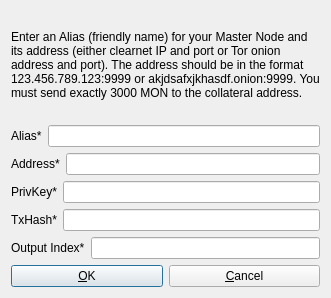
<?xml version="1.0" encoding="UTF-8"?>
<ui version="4.0">
 <class>AddEditAdrenalineNode</class>
 <widget class="QDialog" name="AddEditAdrenalineNode">
  <property name="geometry">
   <rect>
    <x>0</x>
    <y>0</y>
    <width>331</width>
    <height>298</height>
   </rect>
  </property>
  <property name="windowTitle">
   <string>Add/Edit MoneyByte Node</string>
  </property>
  <property name="modal">
   <bool>true</bool>
  </property>
  <layout class="QVBoxLayout" name="verticalLayout">
   <item>
    <widget class="QLabel" name="label_9">
     <property name="sizePolicy">
      <sizepolicy hsizetype="Preferred" vsizetype="Expanding">
       <horstretch>0</horstretch>
       <verstretch>0</verstretch>
      </sizepolicy>
     </property>
     <property name="text">
      <string>&lt;html&gt;&lt;head/&gt;&lt;body&gt;&lt;p&gt;Enter an Alias (friendly name) for your Master Node and its address (either clearnet IP and port or Tor onion address and port). The address should be in the format 123.456.789.123:9999 or akjdsafxjkhasdf.onion:9999. You must send exactly 3000 MON to the collateral address.&lt;/p&gt;&lt;/body&gt;&lt;/html&gt;</string>
     </property>
     <property name="wordWrap">
      <bool>true</bool>
     </property>
    </widget>
   </item>
   <item>
    <layout class="QHBoxLayout" name="horizontalLayout_4">
     <property name="bottomMargin">
      <number>0</number>
     </property>
     <item>
      <widget class="QLabel" name="label_4">
       <property name="text">
        <string>Alias*</string>
       </property>
      </widget>
     </item>
     <item>
      <widget class="QLineEdit" name="aliasLineEdit"/>
     </item>
    </layout>
   </item>
   <item>
    <layout class="QHBoxLayout" name="horizontalLayout_5">
     <property name="bottomMargin">
      <number>0</number>
     </property>
     <item>
      <widget class="QLabel" name="label_6">
       <property name="text">
        <string>Address*</string>
       </property>
      </widget>
     </item>
     <item>
      <widget class="QLineEdit" name="addressLineEdit"/>
     </item>
    </layout>
   </item>
   <item>
    <layout class="QHBoxLayout" name="horizontalLayout_3">
     <property name="bottomMargin">
      <number>0</number>
     </property>
     <item>
      <widget class="QLabel" name="label_5">
       <property name="text">
        <string>PrivKey*</string>
       </property>
      </widget>
     </item>
     <item>
      <widget class="QLineEdit" name="privkeyLineEdit"/>
     </item>
    </layout>
   </item>
   <item>
    <layout class="QHBoxLayout" name="horizontalLayout_2">
     <property name="bottomMargin">
      <number>0</number>
     </property>
     <item>
      <widget class="QLabel" name="label_2">
       <property name="text">
        <string>TxHash*</string>
       </property>
      </widget>
     </item>
     <item>
      <widget class="QLineEdit" name="txhashLineEdit"/>
     </item>
    </layout>
   </item>
   <item>
    <layout class="QHBoxLayout" name="horizontalLayout_8">
     <property name="bottomMargin">
      <number>0</number>
     </property>
     <item>
      <widget class="QLabel" name="label_8">
       <property name="text">
        <string>Output Index*</string>
       </property>
      </widget>
     </item>
     <item>
      <widget class="QLineEdit" name="outputindexLineEdit"/>
     </item>
    </layout>
   </item>
   <item>
    <layout class="QHBoxLayout" name="horizontalLayout_Buttons">
     <item>
      <widget class="QPushButton" name="okButton">
       <property name="text">
        <string>&amp;OK</string>
       </property>
      </widget>
     </item>
     <item>
      <widget class="QPushButton" name="cancelButton">
       <property name="text">
        <string>&amp;Cancel</string>
       </property>
       <property name="autoDefault">
        <bool>false</bool>
       </property>
      </widget>
     </item>
    </layout>
   </item>
  </layout>
 </widget>
 <resources/>
 <connections/>
</ui>
